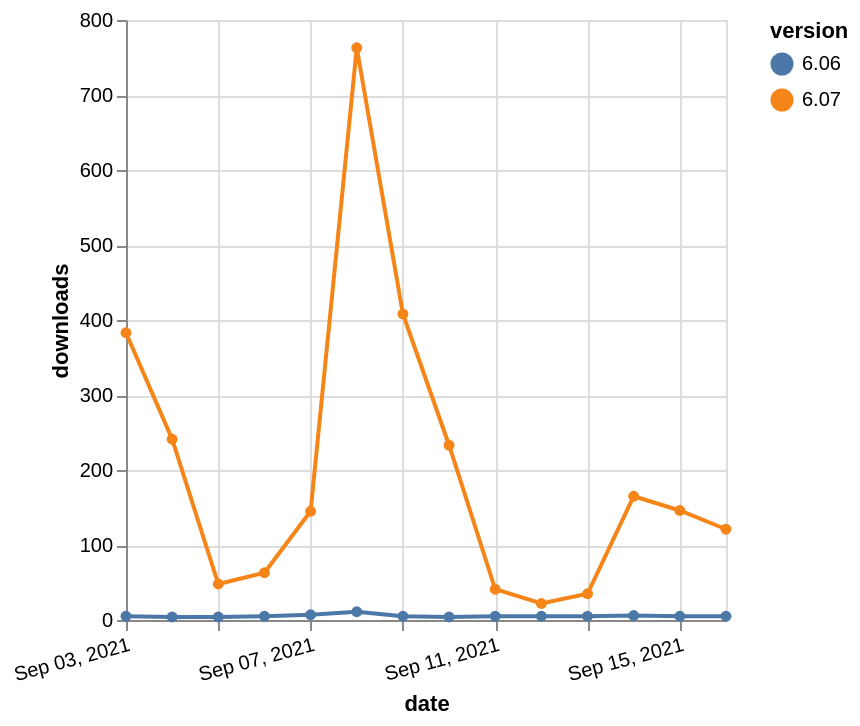

Specify this chart in Vega-Lite:
### Vega-Lite specification from a JSON file in a GitHub repository (floating-point values rounded to 4 significant figures)
{"$schema": "https://vega.github.io/schema/vega-lite/v5.json", "description": "A simple bar chart with embedded data.", "data": {"values": [{"date": "2021-09-03", "total": 27753, "delta": 5, "version": "6.06"}, {"date": "2021-09-04", "total": 27757, "delta": 4, "version": "6.06"}, {"date": "2021-09-05", "total": 27761, "delta": 4, "version": "6.06"}, {"date": "2021-09-06", "total": 27766, "delta": 5, "version": "6.06"}, {"date": "2021-09-07", "total": 27773, "delta": 7, "version": "6.06"}, {"date": "2021-09-08", "total": 27784, "delta": 11, "version": "6.06"}, {"date": "2021-09-09", "total": 27789, "delta": 5, "version": "6.06"}, {"date": "2021-09-10", "total": 27793, "delta": 4, "version": "6.06"}, {"date": "2021-09-11", "total": 27798, "delta": 5, "version": "6.06"}, {"date": "2021-09-12", "total": 27803, "delta": 5, "version": "6.06"}, {"date": "2021-09-13", "total": 27808, "delta": 5, "version": "6.06"}, {"date": "2021-09-14", "total": 27814, "delta": 6, "version": "6.06"}, {"date": "2021-09-15", "total": 27819, "delta": 5, "version": "6.06"}, {"date": "2021-09-16", "total": 27824, "delta": 5, "version": "6.06"}, {"date": "2021-09-03", "total": 141597, "delta": 383, "version": "6.07"}, {"date": "2021-09-04", "total": 141838, "delta": 241, "version": "6.07"}, {"date": "2021-09-05", "total": 141886, "delta": 48, "version": "6.07"}, {"date": "2021-09-06", "total": 141949, "delta": 63, "version": "6.07"}, {"date": "2021-09-07", "total": 142094, "delta": 145, "version": "6.07"}, {"date": "2021-09-08", "total": 142857, "delta": 763, "version": "6.07"}, {"date": "2021-09-09", "total": 143265, "delta": 408, "version": "6.07"}, {"date": "2021-09-10", "total": 143498, "delta": 233, "version": "6.07"}, {"date": "2021-09-11", "total": 143539, "delta": 41, "version": "6.07"}, {"date": "2021-09-12", "total": 143561, "delta": 22, "version": "6.07"}, {"date": "2021-09-13", "total": 143596, "delta": 35, "version": "6.07"}, {"date": "2021-09-14", "total": 143761, "delta": 165, "version": "6.07"}, {"date": "2021-09-15", "total": 143907, "delta": 146, "version": "6.07"}, {"date": "2021-09-16", "total": 144028, "delta": 121, "version": "6.07"}]}, "width": "container", "mark": {"type": "line", "point": {"filled": true}}, "encoding": {"x": {"field": "date", "type": "temporal", "timeUnit": "yearmonthdate", "title": "date", "axis": {"labelAngle": -15}}, "y": {"field": "delta", "type": "quantitative", "title": "downloads"}, "color": {"field": "version", "type": "nominal"}, "tooltip": {"field": "delta"}}}
